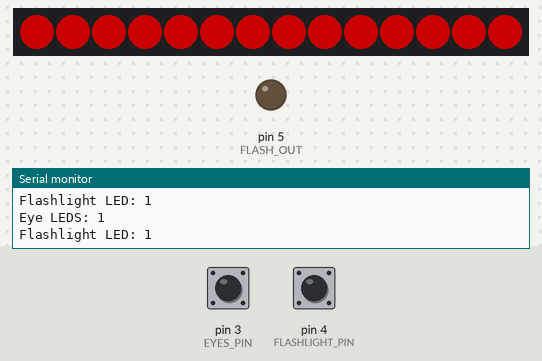
The sketch below on a simulated Arduino Uno, built with avr-gcc and run on an emulated ATmega328P. Shown: 14 RGB LEDs in strip order, left to right, output pins drawn as LEDs (lit = HIGH), the last lines printed to the serial monitor. The inputs (shaded band) are chosen by the test bench; at power-on: pin 3 (EYES_PIN) HIGH, pin 4 (FLASHLIGHT_PIN) HIGH. Dim RGB values are drawn brighter than linear; random numbers use the default seed unless the sketch sets one.

Above: at 1.2 s.
1.3 s: pin 3 (EYES_PIN) pulled LOW for 0.15 s
2.9 s: pin 4 (FLASHLIGHT_PIN) pulled LOW for 0.15 s
At 3.12 s:
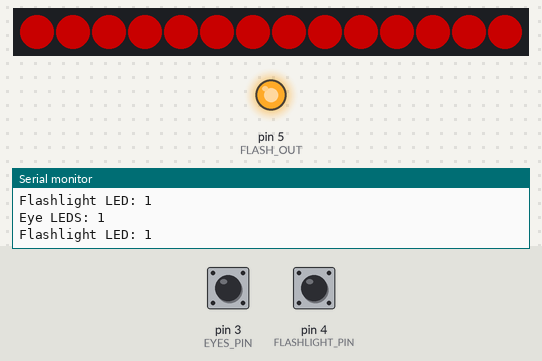
4.6 s: pin 3 (EYES_PIN) pulled LOW for 1 s
At 5.4 s:
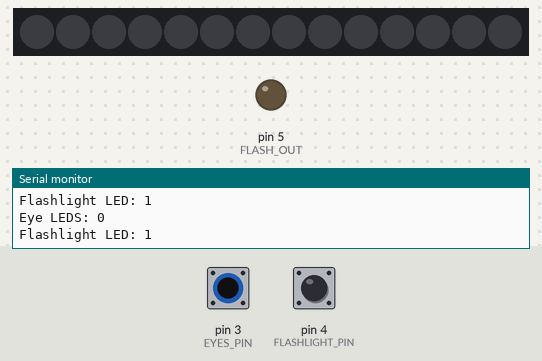
8.6 s: pin 4 (FLASHLIGHT_PIN) pulled LOW for 3.2 s
At 9.9 s:
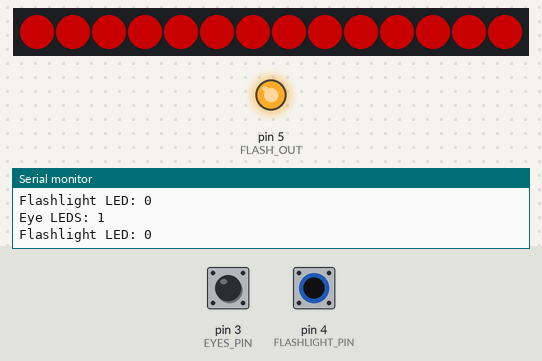
14.8 s: pin 3 (EYES_PIN) pulled LOW for 3.2 s
At 15.4 s:
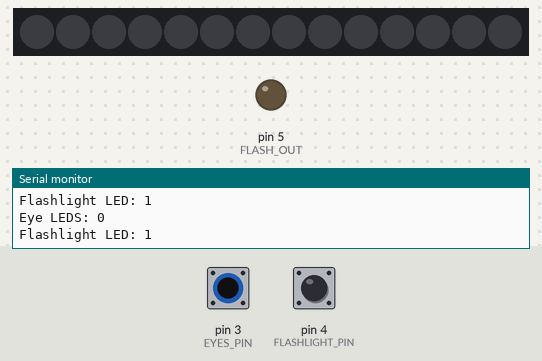
Timing chart, 0 to 17.8 s (numbered marks = the images above; inputs shaded):
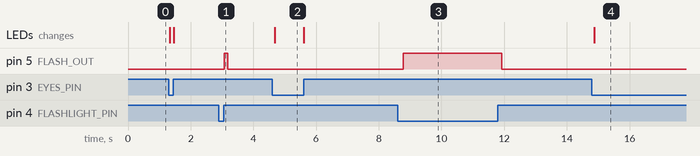

The sketch:

helmet.ino
```cpp
#include <FastLED.h>

#define NUM_LEDS 14
#define LED_PIN 2

#define EYES_PIN 3
#define FLASHLIGHT_PIN 4

#define FLASH_OUT 5

CRGB leds[NUM_LEDS];

void setup() {
  // put your setup code here, to run once:
  FastLED.addLeds<WS2811, LED_PIN, GRB>(leds, NUM_LEDS);
  FastLED.setBrightness(400);

  pinMode(EYES_PIN, INPUT);
  pinMode(FLASHLIGHT_PIN, INPUT);

  pinMode(FLASH_OUT, OUTPUT);

  digitalWrite(EYES_PIN, HIGH);
  digitalWrite(FLASHLIGHT_PIN, HIGH);

  Serial.begin(9600);
}

void loop() {
  // put your main code here, to run repeatedly:
  Serial.print("Eye LEDS: ");
  Serial.println(digitalRead(EYES_PIN));

  Serial.print("Flashlight LED: ");
  Serial.println(digitalRead(FLASHLIGHT_PIN));

  if (digitalRead(EYES_PIN) == LOW && digitalRead(FLASHLIGHT_PIN) == HIGH) {
    fill_solid(leds, NUM_LEDS, CRGB::Black);
    FastLED.show();
    digitalWrite(FLASH_OUT, LOW);
  }

  if (digitalRead(EYES_PIN) == HIGH && digitalRead(FLASHLIGHT_PIN) == HIGH) {
    fill_solid(leds, NUM_LEDS, CRGB::Red);
    FastLED.setBrightness(100);
    FastLED.show();
    delay(random(85,100));
    FastLED.show();
    digitalWrite(FLASH_OUT, LOW);
  }

  if (digitalRead(EYES_PIN) == HIGH && digitalRead(FLASHLIGHT_PIN) == LOW) {
    fill_solid(leds, NUM_LEDS, CRGB::Red);
    FastLED.setBrightness(100);
    FastLED.show();
    delay(random(85,100));
    FastLED.show();
    digitalWrite(FLASH_OUT, HIGH);
  }
}
```

Measured:
- after the input at 2.9 s, pin 5 (FLASH_OUT): LOW → HIGH after 0.18 s, → LOW 0.10 s later
- after the input at 4.6 s, the LEDs: change after 0.08 s (image 2)
- after the input at 8.6 s, pin 5 (FLASH_OUT): LOW → HIGH after 0.18 s, → LOW 3.1 s later
- after the input at 14.8 s, the LEDs: change after 0.07 s (image 4)
